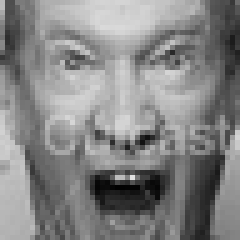
#> input picture train/angry/Training_10608067.jpg, 48 x 48 px, found by its file name (shown 5 times larger); its folder holds 3 pictures in this run
$ python 'Fer2013 Dataset.py'
#> lines starting #> are read from the running program, lines starting #| are printed output that depends on the picture; pictures that were not available may be replaced by others from this repository, and a replacement may not be noted
import pandas as pd
import numpy as np
from PIL import Image
import os
import random
import matplotlib.pyplot as plt
from tqdm import tqdm
import time
from sklearn.model_selection import train_test_split
import logging
from concurrent.futures import ThreadPoolExecutor, as_completed

# Setup logging
logging.basicConfig(level=logging.INFO, format='%(asctime)s - %(levelname)s - %(message)s')
logger = logging.getLogger(__name__)

# Path settings
train_dir = r"C:\Users\ralfa\OneDrive\fer2013\train"
test_dir = r"C:\Users\ralfa\OneDrive\fer2013\test"
output_csv = "fer2013_dataset_enhanced.csv"
output_npy = "fer2013_arrays.npz"

# Emotion mapping (standard FER2013 mapping)
emotion_mapping = {
    'angry': 0,
    'disgust': 1,
    'fear': 2,
    'happy': 3,
    'neutral': 4,
    'sad': 5,
    'surprise': 6
}

# Reverse emotion mapping for display
emotion_labels = {v: k for k, v in emotion_mapping.items()}


def process_single_image(args):
    """
    Process a single image (suitable for parallel processing)

    Args:
        args: Tuple containing (img_path, emotion_num, flip_correction, usage)

    Returns:
        Dictionary with processed image data or None if error occurs
    """
    img_path, emotion_num, flip_correction, usage = args

    try:
        # Open and convert image to grayscale
        img = Image.open(img_path).convert('L')

        # Apply flip correction if needed (for RTL/LTR issues)
        if flip_correction:
            img = img.transpose(Image.FLIP_LEFT_RIGHT)

        # Resize to standard FER2013 size (48x48 pixels)
        img = img.resize((48, 48))

        # Convert to numpy array
        img_array = np.array(img, dtype=np.uint8)

        # Convert to string format for CSV storage
        pixels_str = ' '.join(map(str, img_array.flatten()))

        return {
            'emotion': emotion_num,
            'pixels': pixels_str,
            'Usage': usage,
            'filename': os.path.basename(img_path)
        }

    except Exception as e:
        logger.error(f"Error processing {img_path}: {e}")
        return None


def process_image_batch(image_batch, flip_correction=False, max_workers=4):
    """
    Process a batch of images using parallel processing

    Args:
        image_batch: List of image data tuples
        flip_correction: Whether to apply horizontal flip
        max_workers: Number of parallel workers

    Returns:
        List of processed image data
    """
    results = []

    # Use ThreadPoolExecutor for parallel processing
    with ThreadPoolExecutor(max_workers=max_workers) as executor:
        # Create list of futures for parallel execution
        futures = [
            executor.submit(process_single_image, (img_path, emotion_num, flip_correction, usage))
            for img_path, emotion_num, usage in image_batch
        ]

        # Collect results with progress bar
        for future in tqdm(as_completed(futures), total=len(futures), desc="Processing images"):
            result = future.result()
            if result is not None:
                results.append(result)

    return results


def create_enhanced_dataset(flip_correction=False, max_workers=4, test_split=0.2):
    """
    Create enhanced dataset with parallel processing and better data splitting

    Args:
        flip_correction: Whether to apply horizontal flip correction
        max_workers: Number of parallel workers for image processing
        test_split: Ratio for test/validation split

    Returns:
        DataFrame containing the processed dataset
    """
    all_data = []
    image_batches = []

    logger.info("Collecting image data...")

    # Process training images
    for emotion_folder in os.listdir(train_dir):
        emotion_path = os.path.join(train_dir, emotion_folder)

        if os.path.isdir(emotion_path):
            emotion_num = emotion_mapping.get(emotion_folder.lower(), -1)

            if emotion_num == -1:
                logger.warning(f"Skipping unknown emotion folder: {emotion_folder}")
                continue

            # Get all image files in the emotion folder
            image_files = [f for f in os.listdir(emotion_path) if f.lower().endswith(('.png', '.jpg', '.jpeg', '.bmp'))]
            logger.info(f"Found {len(image_files)} images for {emotion_folder}")

            # Add to processing batch
            for img_file in image_files:
                img_path = os.path.join(emotion_path, img_file)
                image_batches.append((img_path, emotion_num, 'Training'))

    # Process test images
    for emotion_folder in os.listdir(test_dir):
        emotion_path = os.path.join(test_dir, emotion_folder)

        if os.path.isdir(emotion_path):
            emotion_num = emotion_mapping.get(emotion_folder.lower(), -1)

            if emotion_num == -1:
                logger.warning(f"Skipping unknown emotion folder: {emotion_folder}")
                continue

            image_files = [f for f in os.listdir(emotion_path) if f.lower().endswith(('.png', '.jpg', '.jpeg', '.bmp'))]
            logger.info(f"Found {len(image_files)} images for {emotion_folder}")

            for img_file in image_files:
                img_path = os.path.join(emotion_path, img_file)
                image_batches.append((img_path, emotion_num, 'PublicTest'))

    # Process batches using parallel processing
    logger.info("Starting image processing...")
    all_data = process_image_batch(image_batches, flip_correction, max_workers)

    # Create DataFrame and save as CSV
    df = pd.DataFrame(all_data)

    # Split data into train/validation/test sets with stratification
    train_df, temp_df = train_test_split(
        df[df['Usage'] == 'Training'],
        test_size=test_split,
        random_state=42,
        stratify=df[df['Usage'] == 'Training']['emotion']
    )

    val_df, test_df = train_test_split(
        temp_df,
        test_size=0.5,
        random_state=42,
        stratify=temp_df['emotion']
    )

    # Update usage columns
    train_df['Usage'] = 'Training'
    val_df['Usage'] = 'PrivateTest'
    test_df['Usage'] = 'PublicTest'

    # Combine all data including original test data
    final_df = pd.concat([
        train_df,
        val_df,
        test_df,
        df[df['Usage'] == 'PublicTest']
    ])

    # Shuffle the dataset for better training
    final_df = final_df.sample(frac=1, random_state=42).reset_index(drop=True)

    # Save as CSV
    final_df.to_csv(output_csv, index=False, encoding='utf-8')

    # Save as numpy arrays for faster loading
    save_numpy_arrays(final_df)

    logger.info(f"✅ Dataset saved as: {output_csv}")
    logger.info(f"📊 Total images: {len(final_df)}")

    logger.info("📈 Class distribution:")
    # Log usage statistics
    for usage in final_df['Usage'].unique():
        usage_df = final_df[final_df['Usage'] == usage]
        logger.info(f"  {usage}: {len(usage_df)} images")
        logger.info(f"  Emotion distribution: {dict(usage_df['emotion'].value_counts().sort_index())}")

    return final_df


# [194 lines left out: functions save_numpy_arrays, load_numpy_data, verify_dataset, analyze_dataset_quality, not called in this run]


# Main function
def main():
    """
    Main function to run the enhanced dataset creation pipeline
    """
    print("🚀 Starting enhanced dataset creation...")
    start_time = time.time()

    try:
        # Create the enhanced dataset
        df = create_enhanced_dataset(
            flip_correction=False,  # Set to True if RTL/LTR correction is needed
            max_workers=8,          # Number of parallel workers
            test_split=0.2          # Test/validation split ratio
        )
#> in process_single_image, img is the input picture: PIL image 48x48 L; min 0, max 227, mean 132.6
#> in process_single_image (call 2), `img_path, emotion_num, flip_correction, usage = args`: emotion_num = 0; flip_correction = False; usage = 'Training'
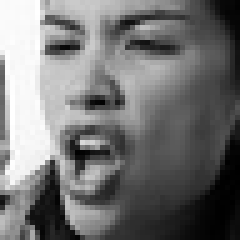
#> input picture train/angry/Training_1500617.jpg, 48 x 48 px, found by its file name (shown 5 times larger)
#> in process_single_image, img is the input picture: PIL image 48x48 L; min 0, max 255, mean 115
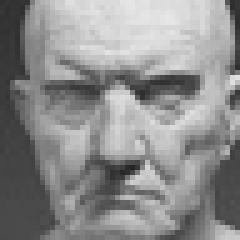
#> input picture train/angry/Training_15933141.jpg, 48 x 48 px, found by its file name (shown 5 times larger)
#> in process_single_image, img is the input picture: PIL image 48x48 L; min 36, max 232, mean 141.5
#> in process_single_image (call 4), `img_path, emotion_num, flip_correction, usage = args`: emotion_num = 1
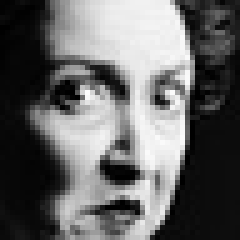
#> input picture train/disgust/Training_14719775.jpg, 48 x 48 px, found by its file name (shown 5 times larger)
#> in process_single_image, img is the input picture: PIL image 48x48 L; min 0, max 254, mean 101.2
#> in process_image_batch, `futures = [ executor.submit(process_single_image, (img_path, emotion_n..`: futures = 4 items
#> the loop in process_image_batch, `for future in tqdm(as_completed(futures), total=len(futures), desc="Pr..` made 4 passes
#> in create_enhanced_dataset, `df = pd.DataFrame(all_data)`: df = table of 4 rows and 4 columns

        # Analyze dataset quality
        analyze_dataset_quality(df)

        # Verify and visualize the dataset - handle potential errors
        try:
            verify_dataset(output_csv, output_npy)
        except Exception as e:
            logger.error(f"Error in verify_dataset: {e}")
            logger.info("Continuing with analysis...")

        end_time = time.time()
        print(f"⏰ Total execution time: {end_time - start_time:.2f} seconds")

        # Display imbalance warning
        emotion_dist = df['emotion'].value_counts().sort_index()
        min_samples = emotion_dist.min()
        max_samples = emotion_dist.max()

        if max_samples / min_samples > 5:
            print("\n🎯 IMPORTANT: Your dataset has significant class imbalance")
            print("   Consider using techniques like:")
            print("   - Class weighting in your model")
            print("   - Data augmentation for minority classes")
            print("   - Oversampling minority classes or undersampling majority classes")

    except Exception as e:
        logger.error(f"Execution error: {e}")
        raise


if __name__ == "__main__":
#> (the run stopped early here; a loop or call above may not have finished)
